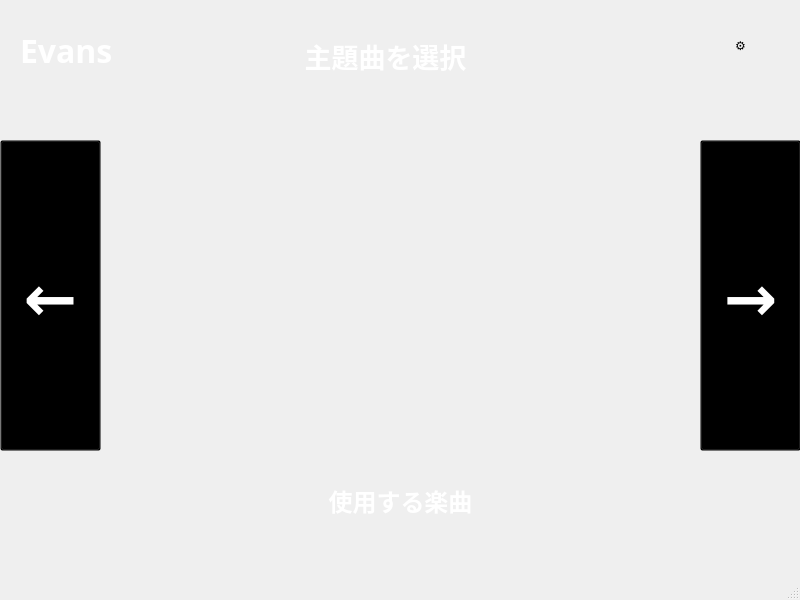
<?xml version="1.0" encoding="UTF-8"?>
<ui version="4.0">
 <class>Evans</class>
 <widget class="QMainWindow" name="Evans">
  <property name="geometry">
   <rect>
    <x>0</x>
    <y>0</y>
    <width>800</width>
    <height>600</height>
   </rect>
  </property>
  <property name="windowTitle">
   <string>Evans</string>
  </property>
  <widget class="QWidget" name="centralwidget">
   <widget class="QWidget" name="main" native="true">
    <property name="geometry">
     <rect>
      <x>0</x>
      <y>0</y>
      <width>801</width>
      <height>561</height>
     </rect>
    </property>
    <property name="autoFillBackground">
     <bool>false</bool>
    </property>
    <property name="styleSheet">
     <string notr="true">background-color: qlineargradient(x1: 0, y1: 0, x2: 0, y2: 1,
                                      stop: 0 #483d8b, stop: 1 #2c255c);
</string>
    </property>
    <widget class="QWidget" name="header" native="true">
     <property name="geometry">
      <rect>
       <x>0</x>
       <y>0</y>
       <width>801</width>
       <height>91</height>
      </rect>
     </property>
     <property name="styleSheet">
      <string notr="true">background-color: rgba(0, 0, 0, 0)</string>
     </property>
     <widget class="QLabel" name="title">
      <property name="geometry">
       <rect>
        <x>20</x>
        <y>20</y>
        <width>131</width>
        <height>61</height>
       </rect>
      </property>
      <property name="font">
       <font>
        <family>Vladimir Script</family>
        <pointsize>24</pointsize>
        <bold>true</bold>
       </font>
      </property>
      <property name="styleSheet">
       <string notr="true">color: white;
font-weight: bold;
background-color: rgba(0, 0, 0, 0); </string>
      </property>
      <property name="text">
       <string>Evans</string>
      </property>
     </widget>
     <widget class="QToolButton" name="toolButton">
      <property name="geometry">
       <rect>
        <x>680</x>
        <y>0</y>
        <width>121</width>
        <height>91</height>
       </rect>
      </property>
      <property name="styleSheet">
       <string notr="true">QToolButton {
	border: none;
	border-radius: 15px;
	padding: 8px 16px;
    background-color: rgba(0, 0, 0, 0); 
    border: none;
}

QToolButton:hover {
    background-color: #E0BBFF; /* 薄い紫 */
}</string>
      </property>
      <property name="text">
       <string>⚙</string>
      </property>
     </widget>
     <widget class="QLabel" name="label_2">
      <property name="geometry">
       <rect>
        <x>120</x>
        <y>25</y>
        <width>531</width>
        <height>61</height>
       </rect>
      </property>
      <property name="font">
       <font>
        <family>UD Digi Kyokasho N</family>
        <pointsize>20</pointsize>
        <bold>true</bold>
       </font>
      </property>
      <property name="styleSheet">
       <string notr="true">color: white;</string>
      </property>
      <property name="text">
       <string>主題曲を選択</string>
      </property>
      <property name="alignment">
       <set>Qt::AlignmentFlag::AlignCenter</set>
      </property>
     </widget>
    </widget>
    <widget class="QWidget" name="chooseMenu" native="true">
     <property name="geometry">
      <rect>
       <x>0</x>
       <y>90</y>
       <width>801</width>
       <height>461</height>
      </rect>
     </property>
     <property name="styleSheet">
      <string notr="true">background-color: rgba(0, 0, 0, 0)</string>
     </property>
     <widget class="QPushButton" name="pushButton">
      <property name="geometry">
       <rect>
        <x>660</x>
        <y>390</y>
        <width>131</width>
        <height>61</height>
       </rect>
      </property>
      <property name="styleSheet">
       <string notr="true">QPushButton {
	border: none;
	border-radius: 15px;
	padding: 8px 16px;
    background-color: rgba(0, 0, 0, 0); 
    border: none;
	color: white;
}

QPushButton:hover {
    background-color: #E0BBFF; /* 薄い紫 */
}</string>
      </property>
      <property name="text">
       <string/>
      </property>
      <property name="icon">
       <iconset>
        <normaloff>../resource/icon/play.png</normaloff>../resource/icon/play.png</iconset>
      </property>
     </widget>
     <widget class="QLabel" name="song_Image">
      <property name="geometry">
       <rect>
        <x>130</x>
        <y>0</y>
        <width>531</width>
        <height>341</height>
       </rect>
      </property>
      <property name="text">
       <string/>
      </property>
     </widget>
     <widget class="QLabel" name="music_title">
      <property name="geometry">
       <rect>
        <x>140</x>
        <y>370</y>
        <width>521</width>
        <height>81</height>
       </rect>
      </property>
      <property name="font">
       <font>
        <family>Viner Hand ITC</family>
        <pointsize>18</pointsize>
        <bold>true</bold>
       </font>
      </property>
      <property name="styleSheet">
       <string notr="true">color: white;
font-weight: bold</string>
      </property>
      <property name="frameShadow">
       <enum>QFrame::Shadow::Sunken</enum>
      </property>
      <property name="text">
       <string>使用する楽曲</string>
      </property>
      <property name="alignment">
       <set>Qt::AlignmentFlag::AlignCenter</set>
      </property>
     </widget>
     <widget class="QPushButton" name="next">
      <property name="geometry">
       <rect>
        <x>700</x>
        <y>50</y>
        <width>101</width>
        <height>311</height>
       </rect>
      </property>
      <property name="font">
       <font>
        <family>Segoe Print</family>
        <pointsize>48</pointsize>
        <bold>true</bold>
       </font>
      </property>
      <property name="cursor">
       <cursorShape>PointingHandCursor</cursorShape>
      </property>
      <property name="styleSheet">
       <string notr="true">color:white;
font-weight: bold
</string>
      </property>
      <property name="text">
       <string>→</string>
      </property>
     </widget>
     <widget class="QPushButton" name="back">
      <property name="geometry">
       <rect>
        <x>0</x>
        <y>50</y>
        <width>101</width>
        <height>311</height>
       </rect>
      </property>
      <property name="font">
       <font>
        <family>Segoe Print</family>
        <pointsize>48</pointsize>
        <bold>true</bold>
       </font>
      </property>
      <property name="cursor">
       <cursorShape>PointingHandCursor</cursorShape>
      </property>
      <property name="styleSheet">
       <string notr="true">color:white;
font-weight: bold</string>
      </property>
      <property name="text">
       <string>←</string>
      </property>
     </widget>
    </widget>
   </widget>
  </widget>
  <widget class="QMenuBar" name="menubar">
   <property name="geometry">
    <rect>
     <x>0</x>
     <y>0</y>
     <width>800</width>
     <height>33</height>
    </rect>
   </property>
  </widget>
  <widget class="QStatusBar" name="statusbar"/>
 </widget>
 <resources/>
 <connections/>
</ui>
